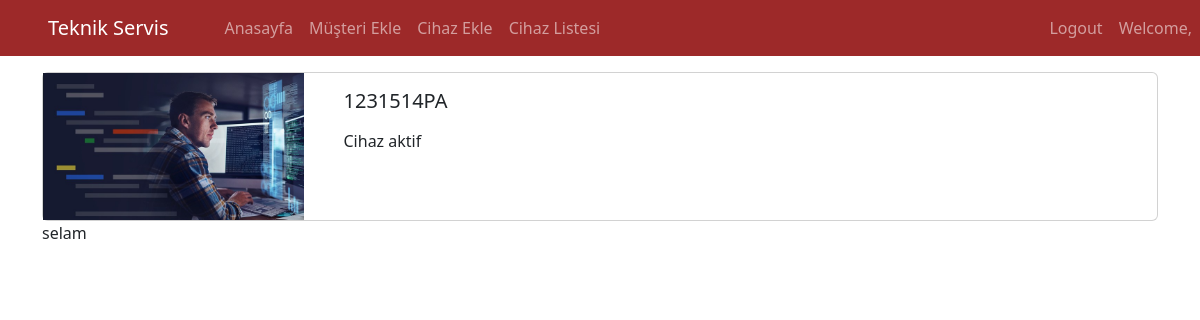
The app's page /blogs/1231514pa (signed in) with its own data.
### blog/models.py (models this page shows, shortened)
class Blog (models.Model):
    title = models.CharField(max_length=200)
    image = models.ImageField(upload_to="blogs")
    description = RichTextField()
    is_active = models.BooleanField(default=False)
    is_home = models.BooleanField(default=False)
    slug = models.SlugField(null=False, blank=True, unique=True, db_index=True, editable=False)
    categories = models.ForeignKey(Category, null=True,blank=True, on_delete=models.DO_NOTHING)

### blog/views.py (the view)
# urls.py: path('blogs/<slug:slug>', views.blog_details, name="blog_details"),
def blog_details (request, slug):
    if not request.user.is_authenticated:
       return redirect("login")
    blog = Blog.objects.get(slug=slug)
    category = blog.categories
    return render (request, "blog/blog-details.html", {
        "blog": blog,
    })

### blog/templates/blog/blog-details.html (shortened to what this page needs)
{% extends "base.html" %}
{%load static%}
{% block content %}
    <div class="container mt-3">
        <div class="row">
            <div class="col-12">
                <div class="card md-3">
                    <div class="row">
                        <div class="col-md-3">
                            <img src="{{ blog.image.url }}" alt="" class="img-fluid">
                        </div>
                        <div class="col-9">
                            <div class="card-body">
                                <h5 class="card-title">
                                   {{blog.title}}
                                </h5>
                                <p class="card-text">{{ blog.description|safe }}</p>
                            </div>
                        </div>
                    </div>
                </div>
            </div>
        </div>
        <div>selam</div>
    </div>
{% endblock %}

### records on screen
Blog: image (picture), title "1231514PA", description "Cihaz aktif"
